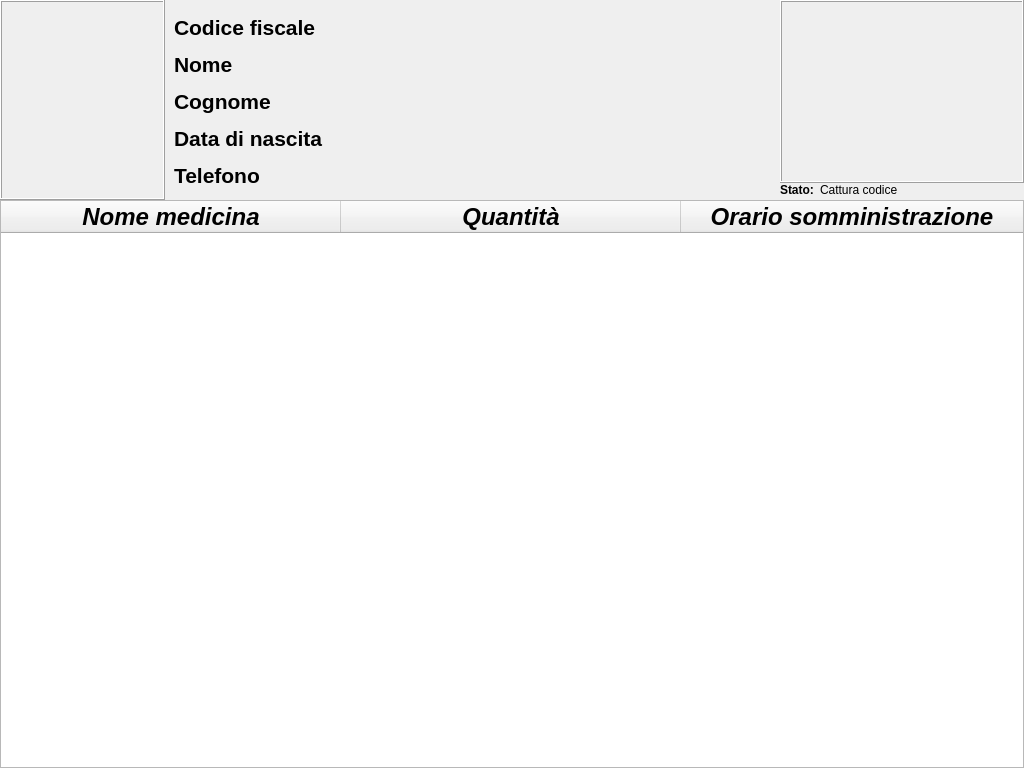
<?xml version="1.0" encoding="UTF-8"?>
<ui version="4.0">
 <class>MainWindow</class>
 <widget class="QMainWindow" name="MainWindow">
  <property name="geometry">
   <rect>
    <x>0</x>
    <y>0</y>
    <width>1024</width>
    <height>768</height>
   </rect>
  </property>
  <property name="minimumSize">
   <size>
    <width>1024</width>
    <height>0</height>
   </size>
  </property>
  <property name="font">
   <font>
    <weight>75</weight>
    <bold>true</bold>
   </font>
  </property>
  <property name="windowTitle">
   <string>VideoCapture</string>
  </property>
  <widget class="QWidget" name="centralWidget">
   <property name="sizePolicy">
    <sizepolicy hsizetype="Fixed" vsizetype="Fixed">
     <horstretch>0</horstretch>
     <verstretch>0</verstretch>
    </sizepolicy>
   </property>
   <property name="minimumSize">
    <size>
     <width>1024</width>
     <height>768</height>
    </size>
   </property>
   <layout class="QGridLayout" name="gridLayout">
    <property name="margin">
     <number>0</number>
    </property>
    <property name="spacing">
     <number>0</number>
    </property>
    <item row="0" column="0">
     <layout class="QHBoxLayout" name="MainLayout">
      <property name="spacing">
       <number>0</number>
      </property>
      <item>
       <layout class="QHBoxLayout" name="LeftSpacing">
        <property name="spacing">
         <number>0</number>
        </property>
       </layout>
      </item>
      <item>
       <widget class="QWidget" name="CentralLayout" native="true">
        <property name="sizePolicy">
         <sizepolicy hsizetype="Fixed" vsizetype="Fixed">
          <horstretch>0</horstretch>
          <verstretch>0</verstretch>
         </sizepolicy>
        </property>
        <property name="minimumSize">
         <size>
          <width>1024</width>
          <height>768</height>
         </size>
        </property>
        <property name="maximumSize">
         <size>
          <width>1024</width>
          <height>768</height>
         </size>
        </property>
        <property name="styleSheet">
         <string notr="true"/>
        </property>
        <layout class="QVBoxLayout" name="verticalLayout_2">
         <property name="spacing">
          <number>0</number>
         </property>
         <property name="margin">
          <number>0</number>
         </property>
         <item>
          <widget class="QWidget" name="SupLayout" native="true">
           <property name="sizePolicy">
            <sizepolicy hsizetype="Preferred" vsizetype="Fixed">
             <horstretch>0</horstretch>
             <verstretch>0</verstretch>
            </sizepolicy>
           </property>
           <property name="minimumSize">
            <size>
             <width>0</width>
             <height>200</height>
            </size>
           </property>
           <property name="maximumSize">
            <size>
             <width>16777215</width>
             <height>200</height>
            </size>
           </property>
           <layout class="QHBoxLayout" name="horizontalLayout">
            <property name="spacing">
             <number>0</number>
            </property>
            <property name="margin">
             <number>0</number>
            </property>
            <item>
             <widget class="QWidget" name="FotoLayout" native="true">
              <property name="sizePolicy">
               <sizepolicy hsizetype="Fixed" vsizetype="Fixed">
                <horstretch>0</horstretch>
                <verstretch>0</verstretch>
               </sizepolicy>
              </property>
              <property name="minimumSize">
               <size>
                <width>165</width>
                <height>200</height>
               </size>
              </property>
              <property name="maximumSize">
               <size>
                <width>165</width>
                <height>200</height>
               </size>
              </property>
              <layout class="QHBoxLayout" name="horizontalLayout_3">
               <property name="spacing">
                <number>0</number>
               </property>
               <property name="margin">
                <number>0</number>
               </property>
               <item>
                <widget class="QLabel" name="label">
                 <property name="frameShape">
                  <enum>QFrame::Box</enum>
                 </property>
                 <property name="frameShadow">
                  <enum>QFrame::Raised</enum>
                 </property>
                 <property name="text">
                  <string/>
                 </property>
                 <property name="pixmap">
                  <pixmap>../Scrivania/profileImage.png</pixmap>
                 </property>
                 <property name="scaledContents">
                  <bool>true</bool>
                 </property>
                 <property name="alignment">
                  <set>Qt::AlignCenter</set>
                 </property>
                </widget>
               </item>
              </layout>
             </widget>
            </item>
            <item>
             <layout class="QFormLayout" name="formLayout_3">
              <property name="horizontalSpacing">
               <number>16</number>
              </property>
              <property name="verticalSpacing">
               <number>12</number>
              </property>
              <property name="leftMargin">
               <number>9</number>
              </property>
              <property name="topMargin">
               <number>15</number>
              </property>
              <property name="rightMargin">
               <number>0</number>
              </property>
              <item row="0" column="0">
               <widget class="QLabel" name="label_2">
                <property name="sizePolicy">
                 <sizepolicy hsizetype="Expanding" vsizetype="Preferred">
                  <horstretch>0</horstretch>
                  <verstretch>0</verstretch>
                 </sizepolicy>
                </property>
                <property name="font">
                 <font>
                  <pointsize>16</pointsize>
                 </font>
                </property>
                <property name="text">
                 <string>Codice fiscale</string>
                </property>
               </widget>
              </item>
              <item row="0" column="1">
               <widget class="QLabel" name="labelCF">
                <property name="font">
                 <font>
                  <pointsize>16</pointsize>
                  <weight>50</weight>
                  <italic>false</italic>
                  <bold>false</bold>
                 </font>
                </property>
                <property name="text">
                 <string/>
                </property>
               </widget>
              </item>
              <item row="1" column="0">
               <widget class="QLabel" name="label_3">
                <property name="sizePolicy">
                 <sizepolicy hsizetype="Expanding" vsizetype="Preferred">
                  <horstretch>0</horstretch>
                  <verstretch>0</verstretch>
                 </sizepolicy>
                </property>
                <property name="font">
                 <font>
                  <pointsize>16</pointsize>
                 </font>
                </property>
                <property name="text">
                 <string>Nome</string>
                </property>
               </widget>
              </item>
              <item row="1" column="1">
               <widget class="QLabel" name="labelNome">
                <property name="font">
                 <font>
                  <pointsize>16</pointsize>
                  <weight>75</weight>
                  <italic>true</italic>
                  <bold>true</bold>
                 </font>
                </property>
                <property name="text">
                 <string/>
                </property>
               </widget>
              </item>
              <item row="2" column="0">
               <widget class="QLabel" name="label_4">
                <property name="sizePolicy">
                 <sizepolicy hsizetype="Expanding" vsizetype="Preferred">
                  <horstretch>0</horstretch>
                  <verstretch>0</verstretch>
                 </sizepolicy>
                </property>
                <property name="font">
                 <font>
                  <pointsize>16</pointsize>
                 </font>
                </property>
                <property name="text">
                 <string>Cognome</string>
                </property>
               </widget>
              </item>
              <item row="2" column="1">
               <widget class="QLabel" name="labelCognome">
                <property name="font">
                 <font>
                  <pointsize>16</pointsize>
                  <weight>50</weight>
                  <italic>false</italic>
                  <bold>false</bold>
                 </font>
                </property>
                <property name="text">
                 <string/>
                </property>
               </widget>
              </item>
              <item row="3" column="0">
               <widget class="QLabel" name="label_5">
                <property name="sizePolicy">
                 <sizepolicy hsizetype="Expanding" vsizetype="Preferred">
                  <horstretch>0</horstretch>
                  <verstretch>0</verstretch>
                 </sizepolicy>
                </property>
                <property name="font">
                 <font>
                  <pointsize>16</pointsize>
                 </font>
                </property>
                <property name="text">
                 <string>Data di nascita</string>
                </property>
               </widget>
              </item>
              <item row="3" column="1">
               <widget class="QLabel" name="labelData">
                <property name="font">
                 <font>
                  <pointsize>16</pointsize>
                  <weight>50</weight>
                  <italic>false</italic>
                  <bold>false</bold>
                 </font>
                </property>
                <property name="text">
                 <string/>
                </property>
               </widget>
              </item>
              <item row="4" column="0">
               <widget class="QLabel" name="label_11">
                <property name="font">
                 <font>
                  <pointsize>16</pointsize>
                 </font>
                </property>
                <property name="text">
                 <string>Telefono</string>
                </property>
               </widget>
              </item>
              <item row="4" column="1">
               <widget class="QLabel" name="labelTelefono">
                <property name="font">
                 <font>
                  <pointsize>16</pointsize>
                  <weight>50</weight>
                  <italic>false</italic>
                  <bold>false</bold>
                 </font>
                </property>
                <property name="text">
                 <string/>
                </property>
               </widget>
              </item>
             </layout>
            </item>
            <item>
             <widget class="QWidget" name="CameraLayout" native="true">
              <property name="sizePolicy">
               <sizepolicy hsizetype="Fixed" vsizetype="Fixed">
                <horstretch>0</horstretch>
                <verstretch>0</verstretch>
               </sizepolicy>
              </property>
              <property name="minimumSize">
               <size>
                <width>244</width>
                <height>200</height>
               </size>
              </property>
              <property name="maximumSize">
               <size>
                <width>244</width>
                <height>200</height>
               </size>
              </property>
              <layout class="QVBoxLayout" name="verticalLayout">
               <property name="spacing">
                <number>0</number>
               </property>
               <property name="margin">
                <number>0</number>
               </property>
               <item>
                <widget class="QLabel" name="WidgetImageLabel">
                 <property name="minimumSize">
                  <size>
                   <width>244</width>
                   <height>183</height>
                  </size>
                 </property>
                 <property name="frameShape">
                  <enum>QFrame::Box</enum>
                 </property>
                 <property name="frameShadow">
                  <enum>QFrame::Raised</enum>
                 </property>
                 <property name="text">
                  <string/>
                 </property>
                </widget>
               </item>
               <item>
                <layout class="QFormLayout" name="formLayout_2">
                 <item row="0" column="0">
                  <widget class="QLabel" name="label_6">
                   <property name="text">
                    <string>Stato:</string>
                   </property>
                  </widget>
                 </item>
                 <item row="0" column="1">
                  <widget class="QLabel" name="labelState">
                   <property name="font">
                    <font>
                     <weight>50</weight>
                     <bold>false</bold>
                    </font>
                   </property>
                   <property name="text">
                    <string>Cattura codice</string>
                   </property>
                  </widget>
                 </item>
                </layout>
               </item>
              </layout>
             </widget>
            </item>
           </layout>
          </widget>
         </item>
         <item>
          <layout class="QVBoxLayout" name="verticalLayout_3">
           <item>
            <widget class="QTableWidget" name="tableWidget">
             <property name="font">
              <font>
               <pointsize>18</pointsize>
              </font>
             </property>
             <property name="tabKeyNavigation">
              <bool>true</bool>
             </property>
             <property name="showDropIndicator" stdset="0">
              <bool>true</bool>
             </property>
             <property name="alternatingRowColors">
              <bool>true</bool>
             </property>
             <property name="gridStyle">
              <enum>Qt::DotLine</enum>
             </property>
             <property name="sortingEnabled">
              <bool>true</bool>
             </property>
             <property name="cornerButtonEnabled">
              <bool>false</bool>
             </property>
             <property name="rowCount">
              <number>0</number>
             </property>
             <property name="columnCount">
              <number>3</number>
             </property>
             <attribute name="horizontalHeaderDefaultSectionSize">
              <number>340</number>
             </attribute>
             <attribute name="horizontalHeaderStretchLastSection">
              <bool>true</bool>
             </attribute>
             <attribute name="verticalHeaderVisible">
              <bool>false</bool>
             </attribute>
             <column>
              <property name="text">
               <string>Nome medicina</string>
              </property>
              <property name="font">
               <font>
                <pointsize>18</pointsize>
                <weight>75</weight>
                <italic>true</italic>
                <bold>true</bold>
               </font>
              </property>
             </column>
             <column>
              <property name="text">
               <string>Quantità</string>
              </property>
              <property name="font">
               <font>
                <pointsize>18</pointsize>
                <weight>75</weight>
                <italic>true</italic>
                <bold>true</bold>
               </font>
              </property>
             </column>
             <column>
              <property name="text">
               <string>Orario somministrazione</string>
              </property>
              <property name="font">
               <font>
                <pointsize>18</pointsize>
                <weight>75</weight>
                <italic>true</italic>
                <bold>true</bold>
               </font>
              </property>
             </column>
            </widget>
           </item>
          </layout>
         </item>
        </layout>
       </widget>
      </item>
      <item>
       <layout class="QHBoxLayout" name="RightSpacing">
        <property name="spacing">
         <number>0</number>
        </property>
       </layout>
      </item>
     </layout>
    </item>
   </layout>
  </widget>
 </widget>
 <layoutdefault spacing="6" margin="11"/>
 <resources/>
 <connections/>
</ui>
